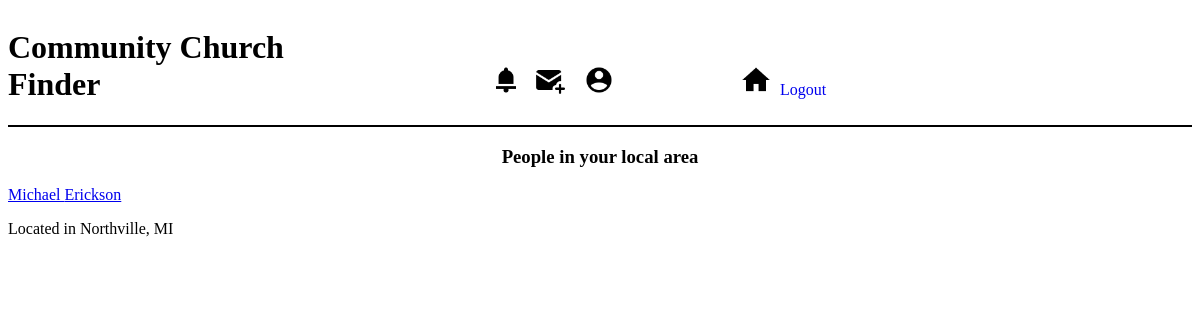
The app's page /local_people with its own data.
### church_app/models.py (models this page shows)
class User(models.Model):
    first_name=models.CharField(max_length=255)
    last_name=models.CharField(max_length=255)
    email=models.CharField(max_length=255)
    password=models.CharField(max_length=255)
    age=models.CharField(max_length=20)
    user_address=models.CharField(max_length=255)
    user_city=models.CharField(max_length=255)
    user_state=models.CharField(max_length=2)
    user_email=models.CharField(max_length=255)
    user_facebook=models.CharField(max_length=255)
    user_instagram=models.CharField(max_length=255)
    adults=models.CharField(max_length=255)
    teens=models.CharField(max_length=255)
    kids=models.CharField(max_length=255)
    user_phone=models.CharField(max_length=255)
    denomination=models.CharField(max_length=255)
    church_size=models.CharField(max_length=255)
    student_programs=models.CharField(max_length=255)
    small_groups=models.CharField(max_length=255)
    user_info_other=models.TextField()
    created_at=models.DateTimeField(auto_now_add=True)
    updated_at=models.DateTimeField(auto_now=True)
    objects=UserManager()

### church_app/views.py (the view)
# urls.py: path('local_people', views.local_people),
def local_people(request):
    context={
        'local_person': User.objects.all()
    }
    return render(request, "local_people.html", context)

### church_app/templates/local_people.html (shortened to what this page needs)
<!DOCTYPE html>
<html lang="en">
<head>
    {% load static %}
    <link rel="stylesheet" href="{% static 'home_page.css' %}">
</head>
<body>
    <div id="top">
        <h1>Community Church Finder</h1>
        <img id="nav_icons" src="{% static '/bell.png' %}" alt="notifications">
        <img id="nav_icons" src="{% static '/message.png' %}" alt="messages">
        <a class="profile" href="/user_profile/{{request.session.user_id}}"><img id="nav_icons" src="{% static '/profile.png' %}" alt="profile"></a>
        <a class="home" href="/user_home_page"><img id="nav_icons" src="{% static '/home.png' %}" alt="profile"></a>
        <a href="/logout">Logout</a>
    </div>
    <h3>People in your local area</h3>
    {% for user in local_person %}
    <p><a href="/user_profile/{{user.id}}">{{user.first_name}} {{user.last_name}}</a></p>
        <p>Located in {{user.user_city}}, {{user.user_state}}</p>
    {% endfor %}
</body>
</html>

### church_app/static/home_page.css (style rules this page uses)
h1 { display: inline-block; width: 30%; margin-right: 10%; }
div#top { border-bottom: black 2px solid; }
h3 { text-align: center; }
a.profile { margin-right: 10%; width: 30px; height: 30px; padding: 5px; padding-bottom: 0px; }
#nav_icons { width: 30px; height: 30px; padding: 5px; padding-bottom: 0px; }
div#top > a { display: inline-block; margin-top: 5px; text-decoration: none; }

### records on screen
User: first_name "Michael", last_name "Erickson", user_city "Northville", user_state "MI"
